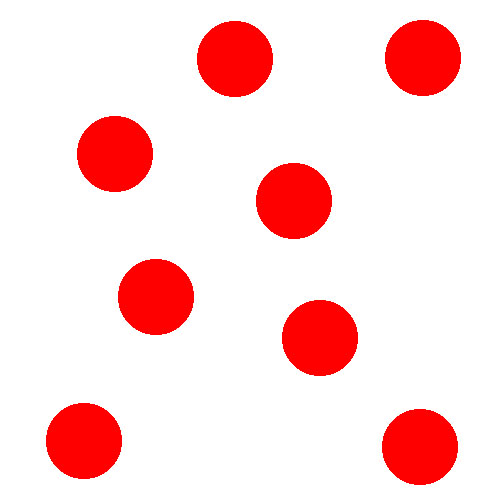
%> input picture image_folder/folder_test/cellBodyTest.jpg, 500 x 500 px
$ octave lyso_per_cell.m   (GNU Octave 9; MATLAB toolbox functions it lacks are replaced by stand-ins)
%> lines starting %> are read from the running program, lines starting %| are printed output that depends on the picture; in (x1, y1, x2, y2) boxes, pixels count from 0 and x2, y2 are one past the last pixel; in counts of white or black regions, pixels touching at a corner belong together; the program's own positions count from 1
### collect_data.m
function [ img_data, set_of_values, num ] = collect_data( img, folderNum )
%UNTITLED7 Summary of this function goes here
%   Detailed explanation goes here

show(img,'Collect data on:');

% values(100) = struct('Area',[],'coord',[]);
set_of_values(1000) = struct('Area',[],'x',[],'y',[],'folder_num',[]);

[img_labels, num] = bwlabel(img);

img_data = regionprops(img_labels,'Area','Centroid','BoundingBox');

%Get rid of bouding box surrounding frame
img_data = img_data(2:end);
num = num-1;

for i=1:num
    lyso_pos = img_data(i).Centroid;

    set_of_values(i).x = lyso_pos(1);
    set_of_values(i).y = lyso_pos(2);
    set_of_values(i).Area = img_data(i).Area;
    set_of_values(i).folder_num = folderNum;

end


%Labeling so I can assess accuracy

hold on
show(img,'Labeled to assess accuracy')
for object = 1 : length(img_data)
    bb = img_data(object).BoundingBox;
    rectangle('Position',bb,'EdgeColor','b','LineWidth',2)
end
hold off


%Run area comparisions


%Total area of a given img
% total_lysosome_area = sum(cat(1,lysosome_data.Area));

end

### show.m
function show( img,title_name )
%UNTITLED8 Summary of this function goes here
%   Detailed explanation goes here

figure;
switch nargin
    case 2
        imshow(img);title(title_name);

    case 1
        imshow(img);
    case 0
        disp('The SHOW function received 0 arguments.');


end

### lyso_per_cell.m


    %Grab the cell file name & load image
    cell_filename = 'image_folder/folder_test/cellBodyTest.jpg';
    cell_img = imread(cell_filename);
%> cell_img is the input picture: size 500x500x3 uint8; mean R, G, B 254.5, 217.9, 217.8
    cell_img = imcomplement(cell_img);
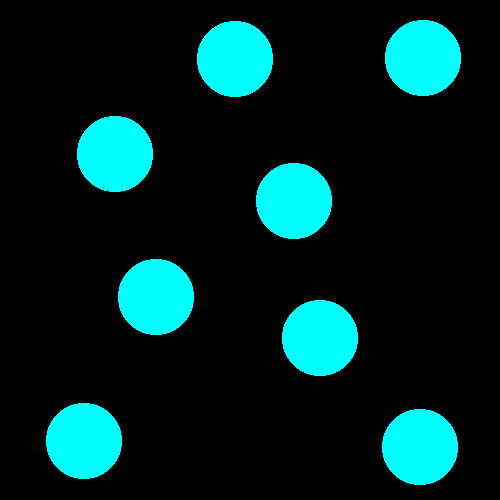
%> cell_img: size 500x500x3 uint8; mean R, G, B 0.5, 37.1, 37.2
    %Clean the red image
%     cleaned_cell = clean_image(cell_img,(50/255),'N','N');
    cleaned_cell = im2bw(cell_img);
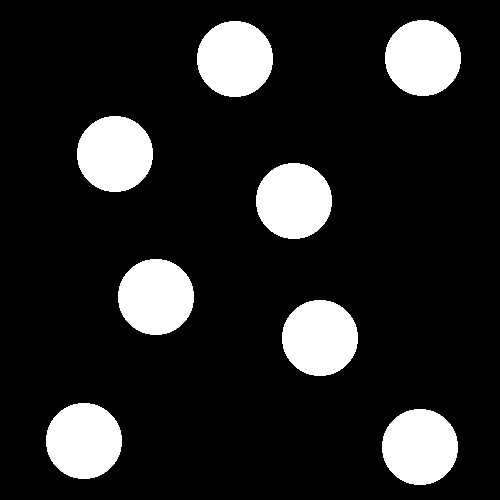
%> cleaned_cell: size 500x500 logical; 14.6% white; 8 white regions
    show(cleaned_cell,'cleaned cell');
    %Collect & store cell data
    [cell_data, cell_values, cell_num] = collect_data(cleaned_cell);
%> in collect_data, `[img_labels, num] = bwlabel(img);`:
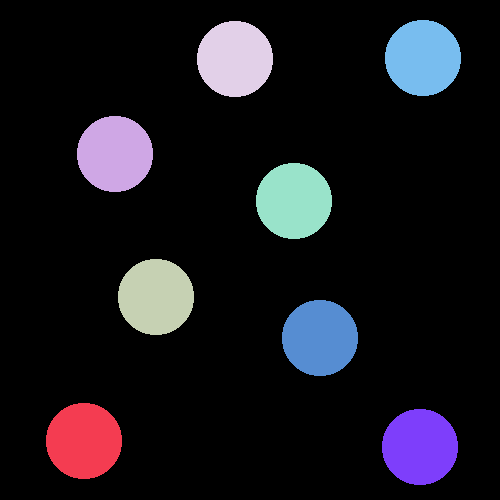
%> img_labels: size 500x500 double; 9 distinct labels, from 0 to 8; one colour per label, 0 black
%> in collect_data, `[img_labels, num] = bwlabel(img);`: num = 8
%> in collect_data, `img_data = regionprops(img_labels,'Area','Centroid','BoundingBox');`: img_data = 8 regions; box (x1, y1, x2, y2), Area and Centroid: (46, 403, 122, 479) 4548 [84.5 441.5], (77, 116, 153, 192) 4548 [115.5 154.5], (118, 259, 194, 335) 4548 [156.5 297.5], (197, 21, 273, 97) 4548 [235.5 59.5], (256, 163, 332, 239) 4548 [294.5 201.5], (282, 300, 358, 376) 4548 [320.5 338.5], (382, 409, 458, 485) 4548 [420.5 447.5], (385, 20, 461, 96) 4548 [423.5 58.5]
%> in collect_data, `img_data = img_data(2:end);`: img_data = 7 regions; box (x1, y1, x2, y2), Area and Centroid: (77, 116, 153, 192) 4548 [115.5 154.5], (118, 259, 194, 335) 4548 [156.5 297.5], (197, 21, 273, 97) 4548 [235.5 59.5], (256, 163, 332, 239) 4548 [294.5 201.5], (282, 300, 358, 376) 4548 [320.5 338.5], (382, 409, 458, 485) 4548 [420.5 447.5], (385, 20, 461, 96) 4548 [423.5 58.5]
%> in collect_data, `num = num-1;`: num = 7
%> the loop in collect_data, `for i=1:num` made 1 pass
%> the run ends on the next line
